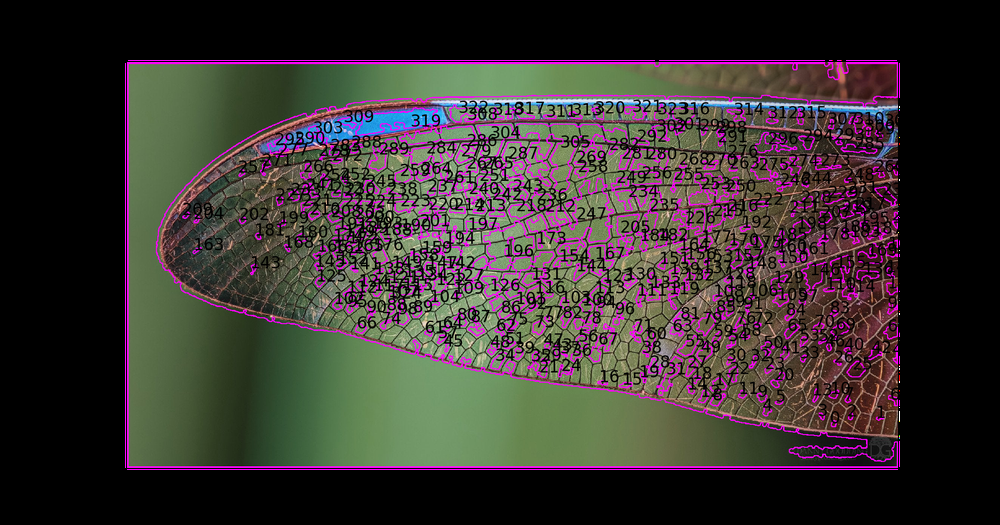
#> input picture Scripts/.tif.png, 1000 x 525 px, shrunk from 2046 x 1074 before the run
$ python -i utilities.py   (imports and definitions only)   (older library calls are emulated)
#> lines starting #> are read from the running program, lines starting #| are printed output that depends on the picture; after the words box and inside, x2 and y2 are one past the last pixel; in counts of white or black regions, pixels touching at a corner belong together
#!/usr/bin/env python
# coding: utf-8
# core
import sys, os, re, subprocess, platform, pickle
import numpy as np
from datetime import datetime
import pandas as pd
from scipy import spatial
from tqdm import tqdm
from multiprocessing import Pool
from functools import partial
# plotting
import matplotlib.pyplot as plt
# image recognition
import cv2
from pytesseract import image_to_string
from pathlib import Path

#~~~~~~~~~~~~~~~~~~~~~~~~~~~~~~~~~~~~~~~~~~~~~~~~~~~~~~~~~~~~~~~~~~~~~~~~~~~~~~~
class Vividict(dict):
    def __missing__(self, key):
        value = self[key] = type(self)() # retain local pointer to value
        return value                     # faster to return than dict lookup

#~~~~~~~~~~~~~~~~~~~~~~~~~~~~~~~~~~~~~~~~~~~~~~~~~~~~~~~~~~~~~~~~~~~~~~~~~~~~~~~
def flatten(l):
    """Flattens a list of sublists"""
    return [item for sublist in l for item in sublist]

#~~~~~~~~~~~~~~~~~~~~~~~~~~~~~~~~~~~~~~~~~~~~~~~~~~~~~~~~~~~~~~~~~~~~~~~~~~~~~~~
def flood_fill(image, progress_bar=True):
    """Flood fill from the edges."""
    mirror = image.copy()
    height, width = image.shape[:2]
    for row in range(height):
        if mirror[row, 0] == 255:
            cv2.floodFill(mirror, None, (0, row), 0)
        if mirror[row, width-1] == 255:
            cv2.floodFill(mirror, None, (width-1, row), 0)
    if progress_bar:
        for col in tqdm(range(width), desc='Flooding background', leave=False):
            if mirror[0, col] == 255:
                cv2.floodFill(mirror, None, (col, 0), 0)
            if image[height-1, col] == 255:
                cv2.floodFill(mirror, None, (col, height-1), 0)
    else:
        for col in range(width):
            if mirror[0, col] == 255:
                cv2.floodFill(mirror, None, (col, 0), 0)
            if image[height-1, col] == 255:
                cv2.floodFill(mirror, None, (col, height-1), 0)

    return mirror

#~~~~~~~~~~~~~~~~~~~~~~~~~~~~~~~~~~~~~~~~~~~~~~~~~~~~~~~~~~~~~~~~~~~~~~~~~~~~~~~
def mcf(image, k_blur=9, C=3, blocksize=15, k_laplacian=5, k_dilate=5, k_gradient=3, k_foreground=7,
        extract_border=False, offsetX=0, offsetY=0, skip_flood=False, debug=False, progress_bar=True):
    """Extracts contours from an image. Can be used to extract a contour surrounding the
    entire foreground border.

    Parameters
    ----------
    image : <numpy.ndarray> Query image
    k_blur : <int> 9; blur kernel size; must be odd
    C : <int> 3; constant subtracted from mean during adaptive Gaussian smoothing
    blocksize : <int> 15; neighborhood size for calculating adaptive Gaussian threshold; must be odd
    k_laplacian : <int> 5; laplacian kernel size; must be odd
    k_dilate : <int> 5; dilation kernel size; must be odd
    k_gradient : <int> 3; gradient kernel size; must be odd
    k_foreground : <int> 7; foregound clean up kernel size; must be odd
    extract_border : <bool> False; extract background o
    debug : <bool> writes debugging information and plots each step

    Returns
    -------
    contours : <list> A list of contours"""
    """Gray"""
    if debug: print("[PID {}] Gray...".format(os.getpid()))
    gray = cv2.cvtColor(src = image, code=cv2.COLOR_RGB2GRAY)
    """Adaptive histogram normalization"""
    gridsize = int(min(0.01*max(image.shape[:2]), 8))
    clahe = cv2.createCLAHE(clipLimit=2.0, tileGridSize=(gridsize, gridsize))
    hequalized = gray#clahe.apply(gray)
    """Blur"""
    if debug: print("[PID {}] Blur...".format(os.getpid()))
    blur = cv2.GaussianBlur(src=hequalized, ksize=(k_blur, k_blur), sigmaX=2, )
    """Adaptive Gaussian threshold"""
    if debug: print("Adapt Gauss Thresh...")
    thresh = cv2.adaptiveThreshold(src=blur, maxValue=255, adaptiveMethod=cv2.ADAPTIVE_THRESH_GAUSSIAN_C, thresholdType=cv2.THRESH_BINARY, blockSize=blocksize, C=C)
    """Laplacian"""
    if debug: print("Laplacian...")
    laplacian = cv2.Laplacian(src=thresh, ddepth=cv2.CV_16S, ksize=k_laplacian, )
    """Dilate"""
    if debug: print("Dilate...")
    kernel = cv2.getStructuringElement(shape=cv2.MORPH_RECT, ksize=(k_dilate, k_dilate))
    dilate = cv2.dilate(laplacian, kernel=kernel, iterations=1)
    """Morphological gradient"""
    if debug: print("Gradient...")
    kernel = cv2.getStructuringElement(shape=cv2.MORPH_RECT, ksize=(k_gradient, k_gradient))
    gradient = cv2.morphologyEx(dilate, cv2.MORPH_GRADIENT, kernel=kernel, iterations=1)
    """Binarize"""
    if debug: print("Binarize...")
    tozero = cv2.threshold(gradient, 127, 255, cv2.THRESH_TOZERO)
    tozero = np.uint8(np.uint8(tozero[1]))
    binary = cv2.inRange(tozero, 0, 100)
    """Foreground clean up"""
    if debug: print("Foreground...")
    kernel = cv2.getStructuringElement(cv2.MORPH_ELLIPSE, (k_foreground, k_foreground))
    foreground = cv2.morphologyEx(binary, cv2.MORPH_OPEN, kernel, iterations=1)
    foreground = cv2.morphologyEx(foreground, cv2.MORPH_CLOSE, kernel, iterations=1)
    """Flood from outside"""
    if debug: print("Flood fill...")
    if skip_flood:
        flood = foreground.copy()
    else:
        flood = flood_fill(foreground, progress_bar=progress_bar)
    if extract_border:
        """Get border"""
        if debug: print("Getting border...")
        kernel = cv2.getStructuringElement(cv2.MORPH_ELLIPSE, (17, 17))
        background = cv2.dilate(flood, kernel, iterations=2)
        background_contours, background_hierarchy = cv2.findContours(image=background.copy(), mode=cv2.RETR_EXTERNAL, method=cv2.CHAIN_APPROX_SIMPLE)
        border_contour = [max(background_contours, key=cv2.contourArea)]
        return border_contour

    """Find contours"""
    if debug: print("Drawing contours...")
    contours, hierarchy = cv2.findContours(image=flood.copy(), mode=cv2.RETR_EXTERNAL, method=cv2.CHAIN_APPROX_SIMPLE)
    return [c + [offsetX, offsetY] for c in contours]

#~~~~~~~~~~~~~~~~~~~~~~~~~~~~~~~~~~~~~~~~~~~~~~~~~~~~~~~~~~~~~~~~~~~~~~~~~~~~~~~
def parallel_mcf(window, **kwargs):
    return mcf(image=window[2], offsetX=window[0], offsetY=window[1], progress_bar=False, **kwargs)

#~~~~~~~~~~~~~~~~~~~~~~~~~~~~~~~~~~~~~~~~~~~~~~~~~~~~~~~~~~~~~~~~~~~~~~~~~~~~~~~
def contour_size_selection(contours, pmin=50, pmax=10e5, Amin=50, Amax=10e6):
    """Selections contours based on perimeter and area

    Parameters
    ----------
    contours : <list> A list of contours
    pmin : <int> 50; Minimum perimeter in pixels
    pmax : <int> 10e5; Maximum perimeter in pixels
    Amin : <int> 50; Minimum area in pixels
    Amax : <int> 10e6; Maximum area in pixels

    Returns
    -------
    large_contours : <list> A list of contours
    """

    large_contours = []
    for c in contours:
        area = cv2.contourArea(c)
        perimeter = cv2.arcLength(c, closed=True)
        if (pmax >= perimeter >= pmin) and (Amax >= area >= Amin):
            large_contours.append(c)

    return large_contours

#~~~~~~~~~~~~~~~~~~~~~~~~~~~~~~~~~~~~~~~~~~~~~~~~~~~~~~~~~~~~~~~~~~~~~~~~~~~~~~~
# [19 lines left out: function smooth_contours, not called in this run]

#~~~~~~~~~~~~~~~~~~~~~~~~~~~~~~~~~~~~~~~~~~~~~~~~~~~~~~~~~~~~~~~~~~~~~~~~~~~~~~~
def sliding_window(image, stepSize, windowSize):
    # slide a window across the image
    for y in range(0, image.shape[0], stepSize):
        for x in range(0, image.shape[1], stepSize):
            # yield the current window
            yield (x, y, image[y:y + windowSize[1], x:x + windowSize[0]])

#~~~~~~~~~~~~~~~~~~~~~~~~~~~~~~~~~~~~~~~~~~~~~~~~~~~~~~~~~~~~~~~~~~~~~~~~~~~~~~~
def sliding_contour_finder(image, stepsize, winW, winH, neighborhood, border_contour, skip_flood=False, debug=False, cpus=1, **kwargs):
    """Uses a sliding-window approach to find contours across a large image. Uses KDTree algorithm to
    remove duplicated contours from overlapping windows.

    Parameters
    ----------
    image : <numpy.ndarray> Query image
    stepsize : <int> Slide step size in pixels (currently the same in x and y directions)
    winW : <int> Window width in pixels
    winH : <int> Window height in pixels
    neighborhood : <int> Neighborhood size in pixels determining a unique contour
    **kwargs : Kwargs passed to `mcf`

    Returns
    -------
    contours : <list> A list of contours
    smooth_contours : <list> A list of smoothed contours"""

    """Create windows for mini contour finder"""
    if debug: print("Creating windows...")

    # Create image of border
    clone = image.copy()
    blank = np.zeros(clone.shape[0:2], dtype=np.uint8)
    border_mask = cv2.drawContours(blank.copy(), border_contour, 0, (255), -1)
    # mask input image (leaves only the area inside the border contour)
    cutout = cv2.bitwise_and(clone, clone, mask=border_mask)

    n_windows = len(list(sliding_window(image=cutout.copy(), stepSize=stepsize, windowSize=(winW, winH))))
    windows = sliding_window(image=cutout.copy(), stepSize=stepsize, windowSize=(winW, winH))

    contours = []
    moments = []
    for i, (x,y,window) in tqdm(enumerate(windows), total=n_windows, desc='Windows'):
        if debug: print(("Window {}, x0: {}, y0: {}, shape: {}".format(i,x,y,np.shape(window))))
        if window.shape[0] != winH or window.shape[1] != winW: continue
        if window.sum() == 0: continue
        """Running mini contour finder in window"""
        if debug: print("Running mini contour finder...")
        window_contours = mcf(window, skip_flood=skip_flood, progress_bar=False,  **kwargs)
        if debug: print("Found {} contours in window {}".format(len(window_contours), i))

        """Remove overlapping contours"""
        if debug: print("Refining contours...")
        for c in window_contours:
            c[:,:,0] += x
            c[:,:,1] += y

            M = cv2.moments(c)
            if M["m00"] != 0:
                cX = int((M["m10"] / M["m00"])) # moment X
                cY = int((M["m01"] / M["m00"])) # moment Y
            else:
                cX,cY = 0,0

            if len(moments)==0:
                contours.append(c)
                moments.append([cX, cY])
            else: # if previous moments exist, find the distance and index of the nearest neighbor
                distance, index = spatial.KDTree(moments).query([cX, cY])
                if distance > neighborhood: # add point if moment falls outside of neighborhood
                    contours.append(c)
                    moments.append([cX, cY])

    if debug: print("Found {} non-overlapping contours".format(len(contours)))

    return contours

#~~~~~~~~~~~~~~~~~~~~~~~~~~~~~~~~~~~~~~~~~~~~~~~~~~~~~~~~~~~~~~~~~~~~~~~~~~~~~~~
# [344 lines left out: functions remove_redundant_contours, refine_contours, detect_scalebar, read_units, get_scalebar_info, measure_image and 4 more, not called in this run]

#~~~~~~~~~~~~~~~~~~~~~~~~~~~~~~~~~~~~~~~~~~~~~~~~~~~~~~~~~~~~~~~~~~~~~~~~~~~~~~~
def export_contour_data(contours, prefix, image, conversion_factor=None, units=None, output_dir="./", get_color=False):
    """Exports relevant data on contours in CSV and pickle format.

    Parameters
    ----------
    image : <np.ndarray> Image
    contours : <np.ndarray> Contours to export
    conversion_factor : <float> Conversion factort to convert pixel area. Default=None
    units : <str> Associated conversion factor units. Default=None
    prefix : <str> Prefix for output files (e.g. PREFIX.contour_data.pkl, PREFIX.contour_data.csv)
    output_dir : <str> Path to output directory. Default='./' """

    DF = pd.DataFrame()
    DF["contour"] = contours
    DF["area"] = np.array(list(map(cv2.contourArea, contours)), dtype=object)
    DF["moment_XY"] = [contour_xy(c) for c in contours]
    cRXY = np.array(list(map(cv2.minEnclosingCircle, contours)), dtype=object)
    DF["min_circle_xy"] = cRXY[:,0]
    DF["min_circle_r"] = cRXY[:,1]
    bbox = np.array([cv2.boundingRect(c) for c in contours])
    DF["bbox_x"], DF["bbox_y"], DF["bbox_h"], DF["bbox_w"] = bbox[:,0], bbox[:,1], bbox[:,2], bbox[:,3]
    DF["bbox_area"] = DF["bbox_w"]*DF["bbox_h"]
    DF["aspect_ratio"] = DF["bbox_w"]/DF["bbox_h"]
    DF["convex_hull"] = [cv2.convexHull(c) for c in contours]
    DF["convexity"] = [cv2.isContourConvex(c) for c in contours]
    DF["solidity"] = [float(cv2.contourArea(c))/cv2.contourArea(cv2.convexHull(c)) for c in contours]
    DF["equivalent_diameter"] = [np.sqrt(4*cv2.contourArea(c)/np.pi) for c in contours]

    if conversion_factor and units:
        DF["area_{}".format(units)] = DF["area_pixels"]*conversion_factor

    if get_color:
        if type(image)==str:
            image = cv2.imread(image)
        DF["RBG"] = np.array(list(map(getContourRBG, contours)), dtype=object)
    # Export summary statistics
    DF.to_csv(Path(output_dir) / "{}.contour_summary_stats.csv".format(prefix))
    with open(Path(output_dir) / "{}.contours.pickle", 'wb') as f:
        pickle.dump(contours, f)

#~~~~~~~~~~~~~~~~~~~~~~~~~~~~~~~~~~~~~~~~~~~~~~~~~~~~~~~~~~~~~~~~~~~~~~~~~~~~~~~
# [52 lines left out: function render_contour_plots, not called in this run]

#~~~~~~~~~~~~~~~~~~~~~~~~~~~~~~~~~~~~~~~~~~~~~~~~~~~~~~~~~~~~~~~~~~~~~~~~~~~~~~~
def process_image(image_path, neighborhood=10, prefix=None, stepsize=500, winW=1000, winH=1000, Amin=50, Amax=10e6, sliding_window=True,
                  output_dir="./", border_contour='DETECT', print_plots=True, dpi=300, debug=False, cpus=1, **kwargs):
    """Parameters
    ----------
    image <str> or <numpy.ndarray> : Query image. If string, is assumed to be an image filepath; if numpy.ndarray,
        assumed to be in cv2 or numpy format.
    stepsize <int> : Slide step size in pixels (currently the same in x and y directions)
    winW <int> : Window width in pixels
    winH <int> : Window height in pixels
    Amin <int> : Minimum contour area in pixels
    Amax <int> : Maximum contour area in pixels
    sliding_window <bool> : Use sliding window contour detection. Default=True
    neighborhood <int> : Neighborhood size in pixels determining a unique contour
    prefix <str> : New prefix for output files. By default the new files will reflect the input file's basename
    output_dir <str> : Path to output directory. Default='./'
    border_contour <np.ndarray> : Border contour. If set to 'DETECT', the method `mcf` will
        be used to find the border contour. Default=`DETECT`
    debug <bool> : writes debugging information and plots each step
    **kwargs : kwargs for `mcf`
    """
#> called with image_path = '.tif.png', neighborhood = 10, stepsize = 500, winW = 1000, winH = 1000, Amin = 50, Amax = 10000000, sliding_window = True

    if debug:
        print("[{}] Working directory: {}".format(datetime.now().strftime('%d %b %Y %H:%M:%S'), os.getcwd()))
        print("[{}] Output directory: {}".format(datetime.now().strftime('%d %b %Y %H:%M:%S'), output_dir))
    input_path = Path(image_path)
    image = cv2.imread(str(input_path))
#> image is the input picture: shape (525, 1000, 3); mean B, G, R 50.1, 51.6, 59
    if not prefix:
        prefix = input_path.stem
    if debug:
        print("[{}] Input file: {}".format(datetime.now().strftime('%d %b %Y %H:%M:%S'), input_path.absolute()))

    """Denoise"""
    print("[{}] Denoising image...".format(datetime.now().strftime('%d %b %Y %H:%M:%S')))
    image = cv2.fastNlMeansDenoisingColored(image.copy(), None, 10, 10, 7, 21)
    if border_contour != 'DETECT':
        if debug: print("[{}] Border contour given; skipping border detection".format(datetime.now().strftime('%d %b %Y %H:%M:%S')))
    else:
        print("[{}] Getting image border...".format(datetime.now().strftime('%d %b %Y %H:%M:%S')))
        border_contour = mcf(image=image, extract_border=True, **kwargs)
#> in mcf, `blur = cv2.GaussianBlur(src=hequalized, ksize=(k_blur, k_blur), sigmaX..`:
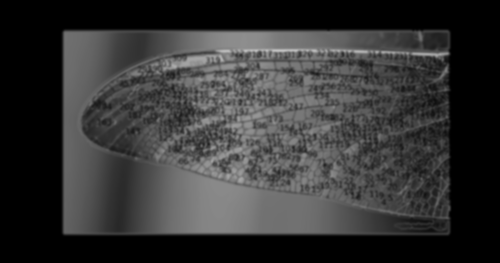
#> blur: shape (525, 1000) (shown at 1/2 size); min 0, max 195, mean 51.7
#> in mcf, `thresh = cv2.adaptiveThreshold(src=blur, maxValue=255, adaptiveMethod=..`:
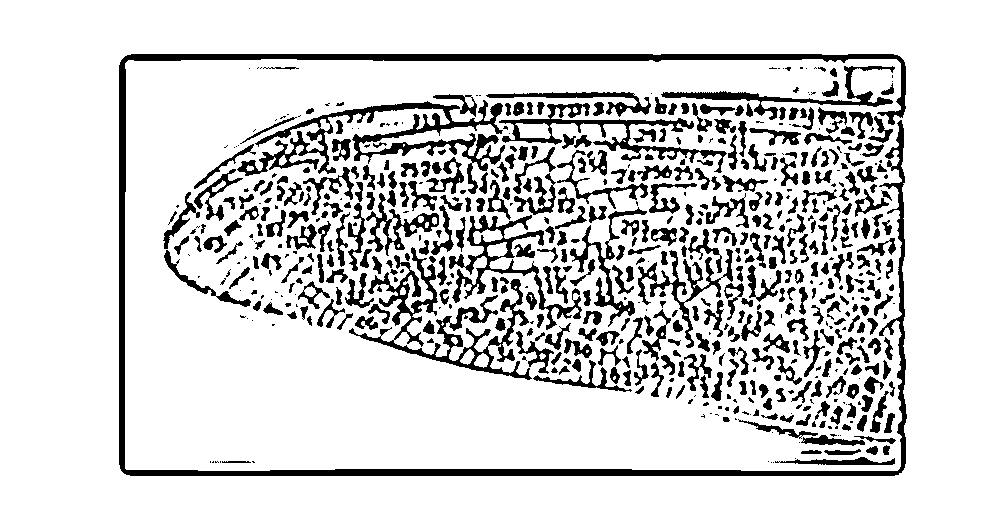
#> thresh: shape (525, 1000); 83.9% white; 616 black regions (193 under 20 px), largest, box (x1, y1, x2, y2) and area: (119, 54, 907, 476) 14629, (237, 100, 505, 194) 5312, (349, 247, 532, 380) 4630
#> in mcf, `laplacian = cv2.Laplacian(src=thresh, ddepth=cv2.CV_16S, ksize=k_lapla..`:
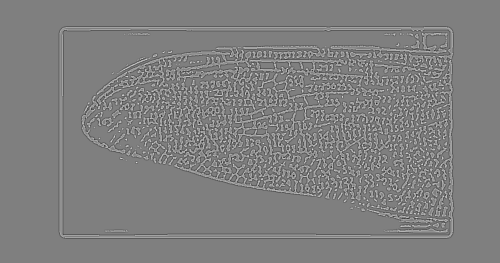
#> laplacian: shape (525, 1000) int16 (shown at 1/2 size); min -14280, max 14280, mean 0; drawn with min black and max white
#> in mcf, `dilate = cv2.dilate(laplacian, kernel=kernel, iterations=1)`:
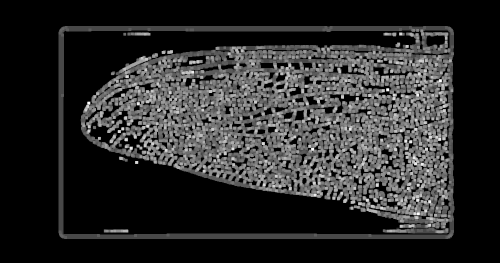
#> dilate: shape (525, 1000) int16 (shown at 1/2 size); min 0, max 14280, mean 2389.8; drawn with min black and max white
#> in mcf, `tozero = np.uint8(np.uint8(tozero[1]))`:
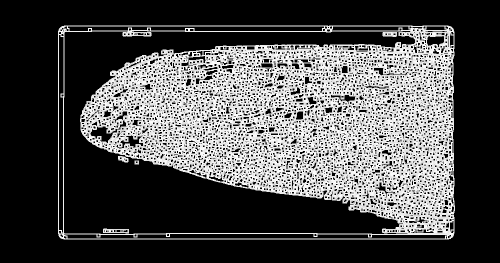
#> tozero: shape (525, 1000) (shown at 1/2 size); min 0, max 254, mean 77.4
#> in mcf, `background = cv2.dilate(flood, kernel, iterations=2)`:
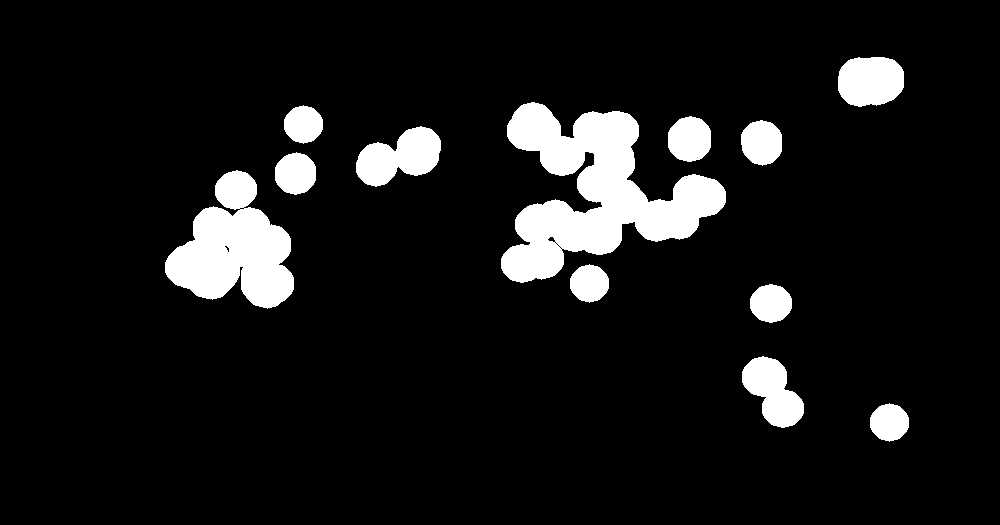
#> background: shape (525, 1000); 9% white; 12 white regions
#> in mcf, `background_contours, background_hierarchy = cv2.findContours(image=bac..`: background_contours = 12 contours; largest, box (x1, y1, x2, y2) and area: (501, 102, 726, 283) 18363, (165, 170, 294, 309) 10204, (356, 126, 441, 187) 3098, (838, 57, 904, 107) 2662, (742, 356, 804, 428) 2568; background_hierarchy = [[1, -1, -1, -1], [2, 0, -1, -1], [3, 1, -1, -1], [4, 2, -1, -1], [5, 3, -1, -1], [6, 4, -1, -1], [7, 5, -1, -1], [8, 6, -1, -1], [9, 7, -1, -1], [10, 8, -1, -1], [11, 9, -1, -1], [-1, 10, -1, -1]]
#> in mcf, `border_contour = [max(background_contours, key=cv2.contourArea)]`: border_contour = 1 contour; box (x1, y1, x2, y2) and area: (501, 102, 726, 283) 18363

    print("[{}] Finding contours...".format(datetime.now().strftime('%d %b %Y %H:%M:%S')))
    if sliding_window:
        if cpus > 1:
            contours = parallel_sliding_contour_finder(image=image.copy(), stepsize=stepsize, winW=winW, winH=winH,
            border_contour=border_contour, neighborhood=neighborhood, cpus=cpus, skip_flood=False, debug=debug, **kwargs)
        else:
            contours = sliding_contour_finder(image=image.copy(), stepsize=stepsize, winW=winW, winH=winH,
            border_contour=border_contour, neighborhood=neighborhood, skip_flood=False, debug=debug, **kwargs)
#> in sliding_contour_finder, `cutout = cv2.bitwise_and(clone, clone, mask=border_mask)`:
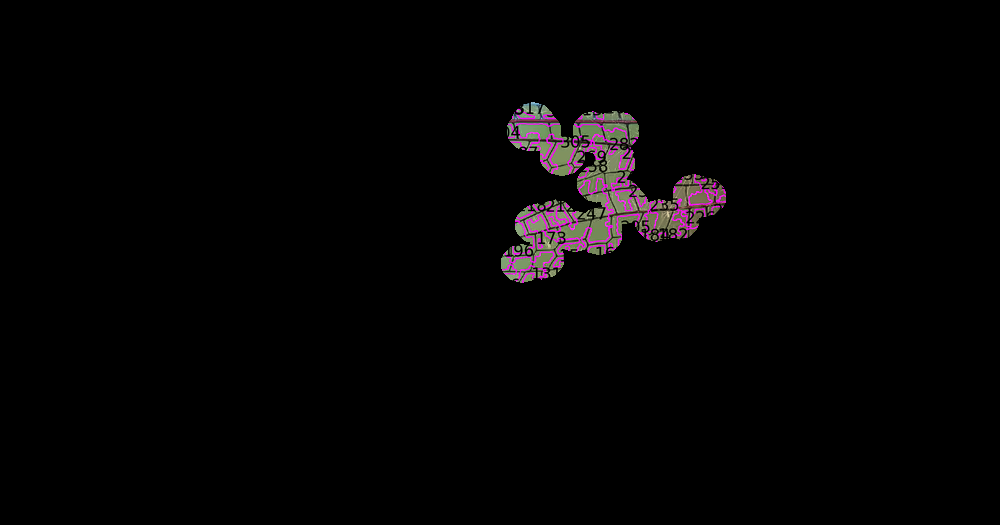
#> cutout: shape (525, 1000, 3); mean of channels 0, 1, 2 3.8, 3.4, 4.4; drawn as B, G, R
#> in sliding_contour_finder, `n_windows = len(list(sliding_window(image=cutout.copy(), stepSize=step..`: n_windows = 4
#> the loop in sliding_contour_finder, `for i, (x,y,window) in tqdm(enumerate(windows), total=n_windows, desc=..` made 4 passes
#> (x, y) on passes 1 to 4: (0, 0), (500, 0), (0, 500), (500, 500)
#> after the loop in sliding_contour_finder, `for i, (x,y,window) in tqdm(enumerate(windows), total=n_windows, desc=..`: contours = []
#> contours = []
    else:
        contours = mcf(image=image, **kwargs)
    contours = contour_size_selection(contours, Amin=Amin, Amax=Amax)
    print("[{}] Found {} contours".format(datetime.now().strftime('%d %b %Y %H:%M:%S'), len(contours)))
    print("[{}] Exporting contour data...".format(datetime.now().strftime('%d %b %Y %H:%M:%S')))
    # Export contours
    output_dir = Path(output_dir)
    if not output_dir.is_dir():
        output_dir.mkdir(parents=True, exist_ok=True)
    export_contour_data(image=image, contours=contours, conversion_factor=None,
                        units=None, prefix=prefix, output_dir=output_dir, get_color=False)

    print("[{}] Contour data exported to".format(datetime.now().strftime('%d %b %Y %H:%M:%S')))
    print("\t{}".format(Path(output_dir) / "{}.summary.csv".format(prefix)))
    print("\t{}".format(Path(output_dir) / "{}.contour_data.csv".format(prefix)))
    print("\t{}".format(Path(output_dir) / "{}.contour_data.pkl".format(prefix)))

    if print_plots:
        print("[{}] Plotting...".format(datetime.now().strftime('%d %b %Y %H:%M:%S')))
        render_contour_plots(image=image, border_contour=border_contour, contours=contours, prefix=prefix, dpi=300, output_dir=output_dir)

        print("[{}] Contour plots saved to".format(datetime.now().strftime('%d %b %Y %H:%M:%S')))
        print("\t{}".format(Path(output_dir) / "{}.tif".format(prefix)))
        print("\t{}".format(Path(output_dir) / "{}.noindex.tif".format(prefix)))

#~~~~~~~~~~~~~~~~~~~~~~~~~~~~~~~~~~~~~~~~~~~~~~~~~~~~~~~~~~~~~~~~~~~~~~~~~~~~~~~
# [39 lines left out: functions query_yes_no, get_cpus_avail, not called in this run]

#> (the run stopped early here; a loop or call above may not have finished)
